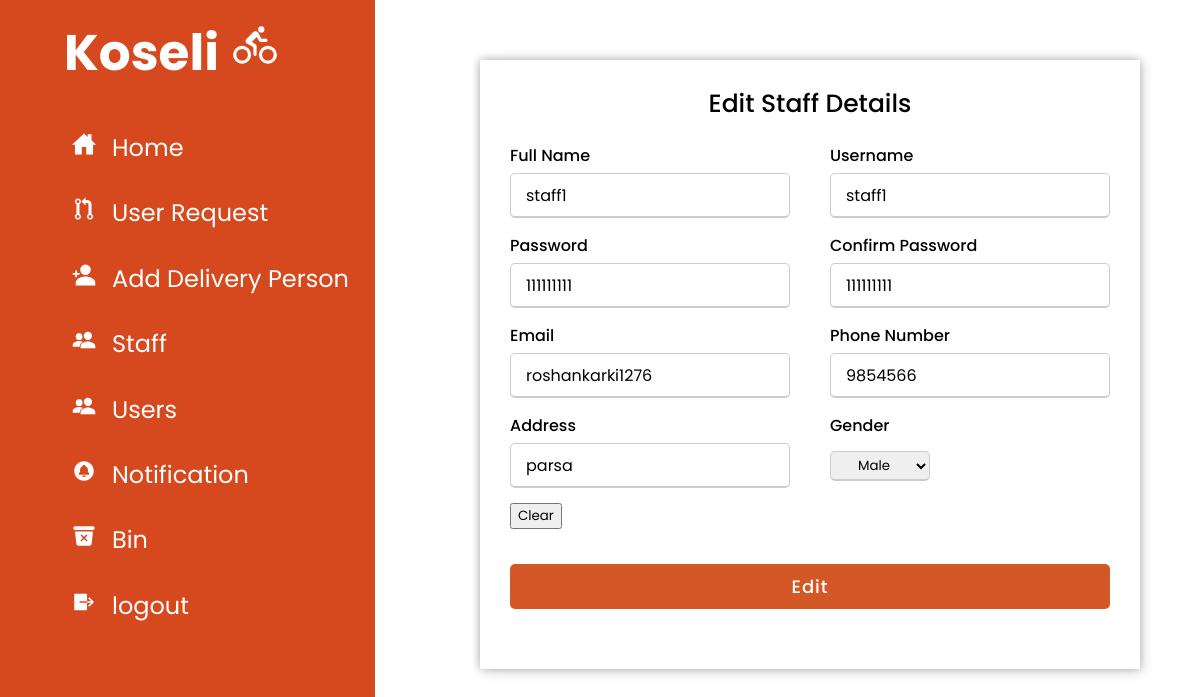
Before: /admin/?r=editstaff&id=28 (signed in) with the older database file.
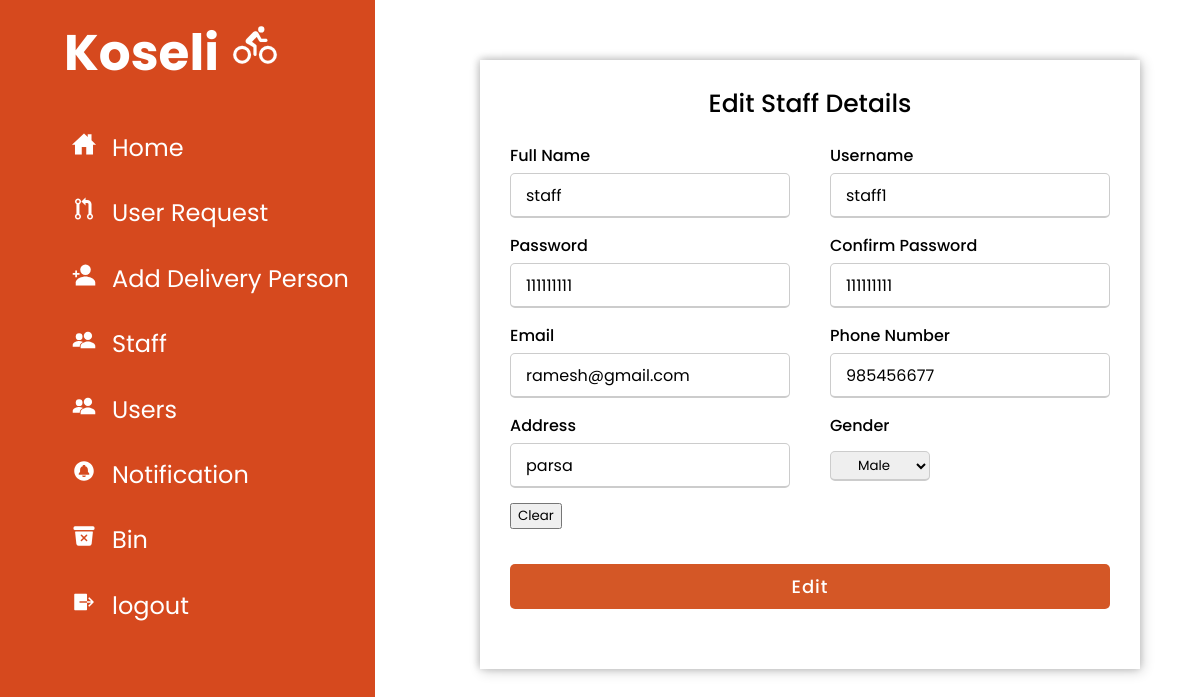
After: the same page with the newer database file.
### tables this page shows
CREATE TABLE `user` (
  `id` int(11) NOT NULL,
  `usertype` int(3) NOT NULL,
  `name` varchar(20) NOT NULL,
  `username` varchar(20) NOT NULL,
  `password` varchar(20) NOT NULL,
  `email` varchar(30) NOT NULL,
  `phone` varchar(10) NOT NULL,
  `address` varchar(20) NOT NULL,
  `gender` varchar(6) NOT NULL
);

### admin/model/dbmodel.php (called while the page is built, shortened)
<?php
function db_connect() {
    $db['host'] = "localhost";
    $db['username'] = "root";
    $db['password'] = "";
    $db['db_name'] = "koseli";
    $conn = new mysqli($db['host'], $db['username'], $db['password'], $db['db_name']);
    return $conn;
}
function editstaff($id)
{
$conn = db_connect();
$sql = "SELECT * from user where id='$id'";
$result = $conn->query($sql);
if($result)
{
    return $result;
}
else
{
    return false;
}
}
?>

### admin/view/editstaff.php (the view, shortened to what this page needs)
<!DOCTYPE html>
<html lang="en" dir="ltr">
<head>
    <link rel="stylesheet" type="text/css">
</head>
<body>
    <div class="container">
        <div class="title">Edit Staff Details</div>
        <div class="content">
            <?php
        if($edit){
            while ($row = $edit->fetch_assoc()) {
        ?>
            <form action="<?php echo $base_url; ?>?r=editstaff&id=<?php echo $id; ?>" method="POST">
                <div class="user-details">
                    <div class="input-box">
                        <span class="details">Full Name</span>
                        <input type="text" name="name" value=<?php echo $row['name'] ?>>
                    </div>
                    <div class="input-box">
                        <span class="details">Username</span>
                        <input type="text" name="username" value=<?php echo $row['username'] ?> required>
                    </div>
                    <div class="input-box">
                        <span class="details">Password</span>
                        <input type="text" name="password" value=<?php echo $row['password'] ?> required>
                    </div>
                    <div class="input-box">
                        <span class="details">Confirm Password</span>
                        <input type="text" name="confirmpassword" value=<?php echo $row['password'] ?> required>
                    </div>
                    <div class="input-box">
                        <span class="details">Email</span>
                        <input type="email" name="email" value=<?php echo $row['email'] ?> required>
                    </div>
                    <div class="input-box">
                        <span class="details">Phone Number</span>
                        <input type="text" name="phone" value=<?php echo $row['phone'] ?> required>
                    </div>
                    <div class="input-box">
                        <span class="details">Address</span>
                        <input type="text" name="address" value=<?php echo $row['address'] ?> required>
                    </div>
                    <div class="input-box">
                        <span class="details">Gender</span>
                        <div class="gen">
                            <select name="gender" value=<?php echo $row['gender'] ?>class="gen">
                <option value="Male">Male</option>
            </select>
                        </div>
                    </div>
                    <input type="reset" value="Clear">
                </div>
                <div class="button">
                    <input type="submit" value="Edit">
                </div>
            </form>
       <?php }} ?>
        </div>
    </div>

Changed rows visible on the page:
changed user "staff1": name "staff1" → "staff"; email "roshankarki1276" → "ramesh@gmail.com"; phone "9854566" → "985456677"
